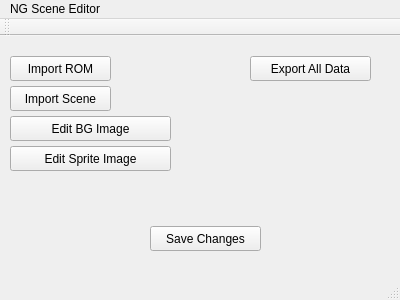
<?xml version="1.0" encoding="UTF-8"?>
<ui version="4.0">
 <class>MainWindow</class>
 <widget class="QMainWindow" name="MainWindow">
  <property name="geometry">
   <rect>
    <x>0</x>
    <y>0</y>
    <width>400</width>
    <height>300</height>
   </rect>
  </property>
  <property name="windowTitle">
   <string>NG Scene Editor</string>
  </property>
  <widget class="QWidget" name="centralWidget">
   <widget class="QPushButton" name="importROM_button">
    <property name="geometry">
     <rect>
      <x>10</x>
      <y>20</y>
      <width>101</width>
      <height>25</height>
     </rect>
    </property>
    <property name="text">
     <string>Import ROM</string>
    </property>
   </widget>
   <widget class="QPushButton" name="importScene_button">
    <property name="geometry">
     <rect>
      <x>10</x>
      <y>50</y>
      <width>101</width>
      <height>25</height>
     </rect>
    </property>
    <property name="text">
     <string>Import Scene</string>
    </property>
   </widget>
   <widget class="QPushButton" name="importBG_button">
    <property name="geometry">
     <rect>
      <x>10</x>
      <y>80</y>
      <width>161</width>
      <height>25</height>
     </rect>
    </property>
    <property name="text">
     <string>Edit BG Image</string>
    </property>
   </widget>
   <widget class="QPushButton" name="importSprite_button">
    <property name="geometry">
     <rect>
      <x>10</x>
      <y>110</y>
      <width>161</width>
      <height>25</height>
     </rect>
    </property>
    <property name="text">
     <string>Edit Sprite Image</string>
    </property>
   </widget>
   <widget class="QPushButton" name="save_button">
    <property name="geometry">
     <rect>
      <x>150</x>
      <y>190</y>
      <width>111</width>
      <height>25</height>
     </rect>
    </property>
    <property name="text">
     <string>Save Changes</string>
    </property>
   </widget>
   <widget class="QPushButton" name="export_button">
    <property name="geometry">
     <rect>
      <x>250</x>
      <y>20</y>
      <width>121</width>
      <height>25</height>
     </rect>
    </property>
    <property name="text">
     <string>Export All Data</string>
    </property>
   </widget>
  </widget>
  <widget class="QMenuBar" name="menuBar">
   <property name="geometry">
    <rect>
     <x>0</x>
     <y>0</y>
     <width>400</width>
     <height>22</height>
    </rect>
   </property>
   <widget class="QMenu" name="menuNG_Scene_Editor">
    <property name="title">
     <string>NG Scene Editor</string>
    </property>
   </widget>
   <addaction name="menuNG_Scene_Editor"/>
  </widget>
  <widget class="QToolBar" name="mainToolBar">
   <attribute name="toolBarArea">
    <enum>TopToolBarArea</enum>
   </attribute>
   <attribute name="toolBarBreak">
    <bool>false</bool>
   </attribute>
  </widget>
  <widget class="QStatusBar" name="statusBar"/>
 </widget>
 <layoutdefault spacing="6" margin="11"/>
 <resources/>
 <connections/>
</ui>
